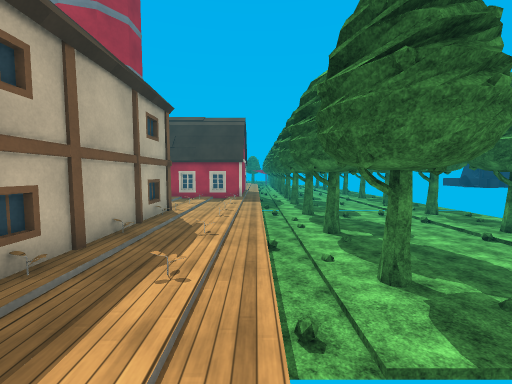
[1] (above)

17 first-person views from a walk through a Unity game level. The camera is 1.4 m above the floor, tilts 4° down and sees 90° across. The floor is counted in squares, 1 m on a side. Each view is taken from the middle of a square. On the plan, view 1 faces up. The plan holds only what a view shows up to about 13 squares ahead; the rest is blank. The place goes on beyond the plan. Some animated figures are not drawn. Some surface patterns are stand-ins.

[2]
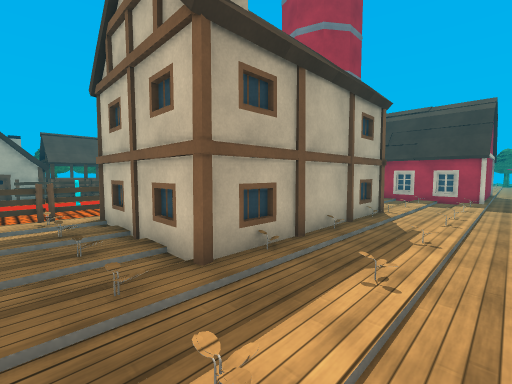

[3]
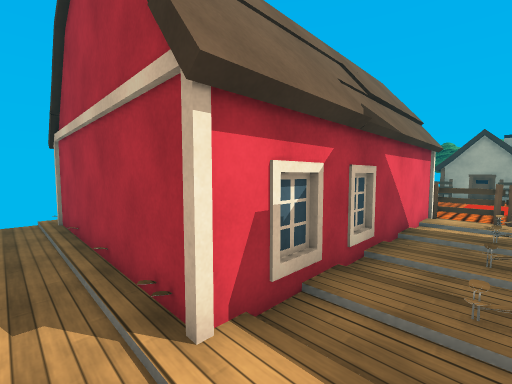

[4]
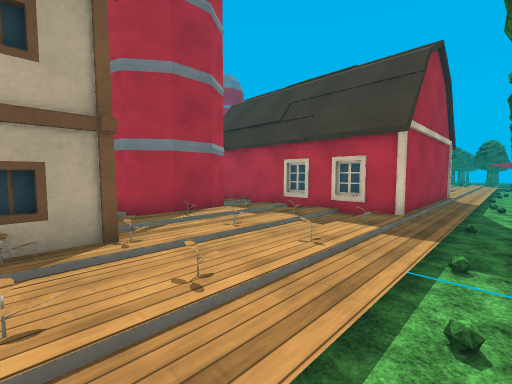

[5]
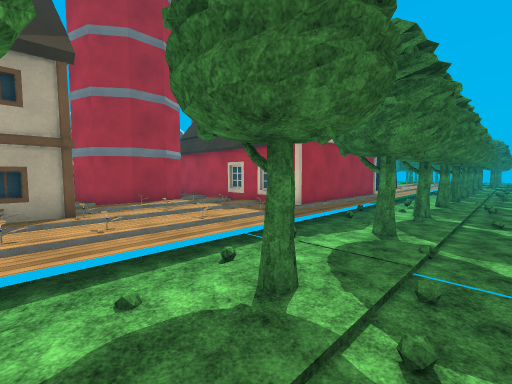

[6]
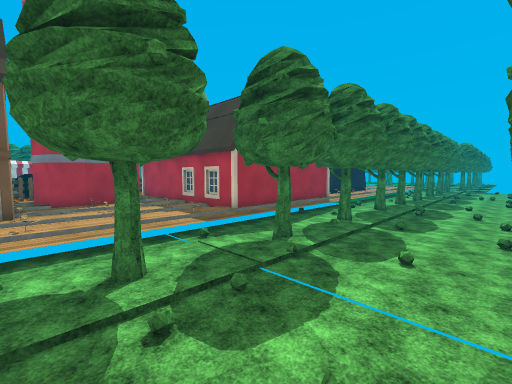

[7]
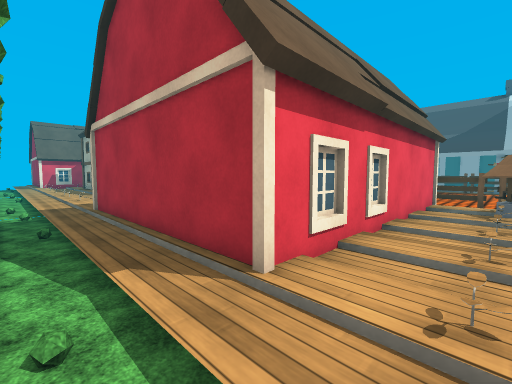

[8]
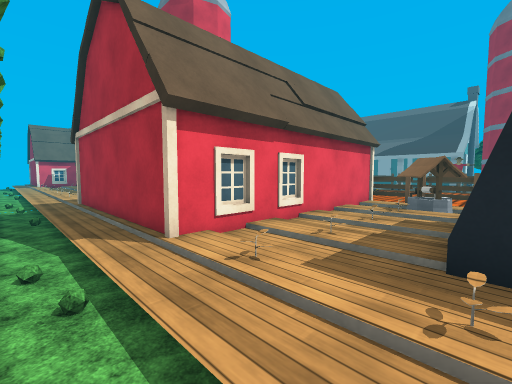

[9]
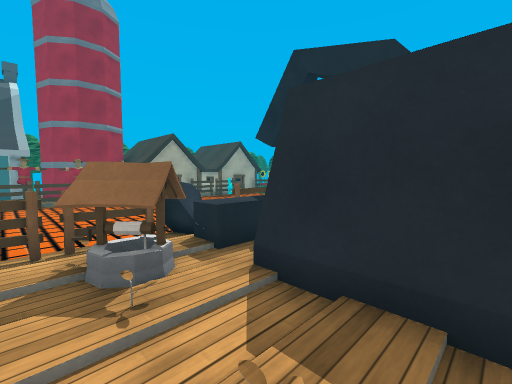

[10]
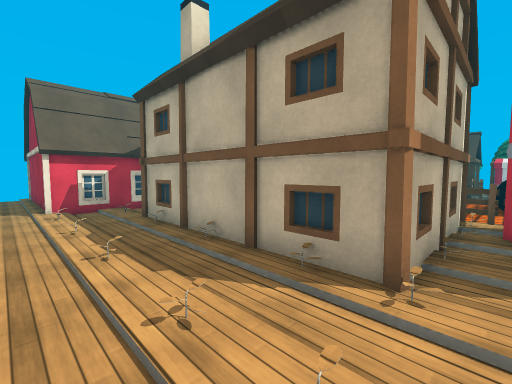

[11]
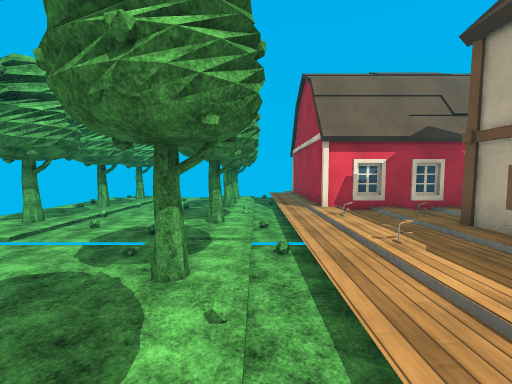

[12]
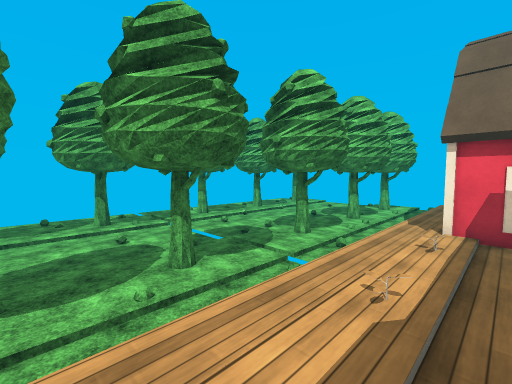

[13]
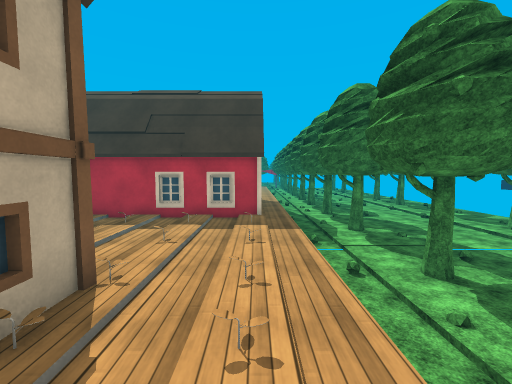

[14]
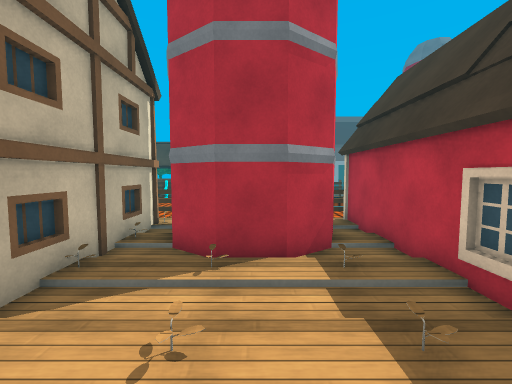

[15]
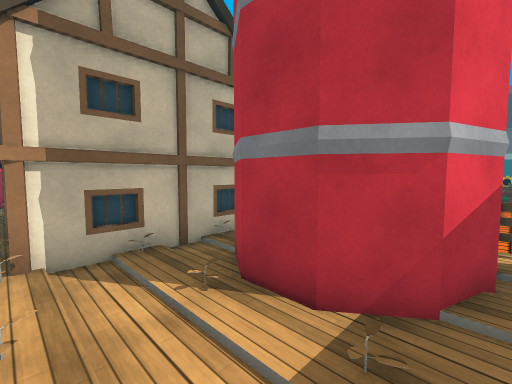

[16]
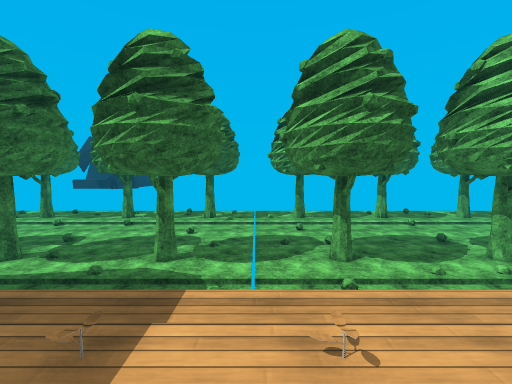

[17]
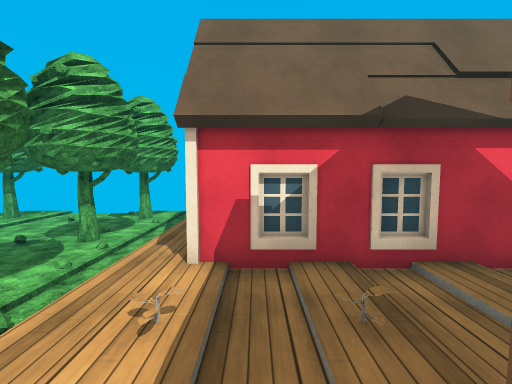

### Floor plan
Key: @ floor where view 1 was taken; # wall or solid block; . main floor; - floor 0.25 m lower than the main floor; / step, stairs or slope; = window, fence, low wall or low ledge; T tree; H house; F fence; W well; S scarecrow; O other object.
Columns run from 21 left of view 1 to 8 right of it. Each row starts with its distance up from view 1.
 25  #         #==/####.//-
 24 ## F... ...FFW......./
 23 #  S.......FWWW./././/-TT   TT
 22 #  F... ...F........./
 21          ..FFHHHHHHHH/ T    T
 20                     H/ TT   TT
 19                     H/
 18                     H/
 17                     H/ TT   TT
 16                     H/
 15            FFHHHHHHHH/
 14   O#       FF #....../ TT   TT
 13    O          ##...../
 12  O             #...../
 11  O         O   #...../ T    T
 10  O       O.OO ##...../ TT   TT
  9           .FFHHHHHH../     /
  8                   H.//-  -
  7                   H../-TT   TT
  6                   H.//
  5                   H../
  4                   H../ TT   TT
  3       ..          H.//
  2    O  .. .OF.HHHHHH../
  1    O  .....FF//./././/
  0    H  .....F.........@ TT   TT
 -1       ..     HHHHHHHH/
 -2                     H/
 -3                     H/ TT   TT
 -4                     H/ T
 -5                     H/
 -6                     H/ TT   TT
 -7                     H/ T    T

Where each view was taken, in squares from view 1:
view 1: 0 up, 0 right, facing up
view 2: 0 up, 0 right, facing up-left
view 3: 1 up, 0 right, facing down-left
view 4: 8 up, 1 right, facing up-left
view 5: 8 up, 4 right, facing up-left
view 6: 9 up, 6 right, facing up-left
view 7: 23 up, 1 right, facing down-left
view 8: 25 up, 1 right, facing down-left
view 9: 22 up, 4 left, facing up-left
view 10: 10 up, 0 right, facing down-left
view 11: 7 up, 1 right, facing down
view 12: 6 up, 2 left, facing down-right
view 13: 6 up, 1 left, facing up
view 14: 12 up, 1 left, facing left
view 15: 14 up, 3 left, facing down-left
view 16: 12 up, 3 left, facing right
view 17: 3 up, 2 left, facing down
